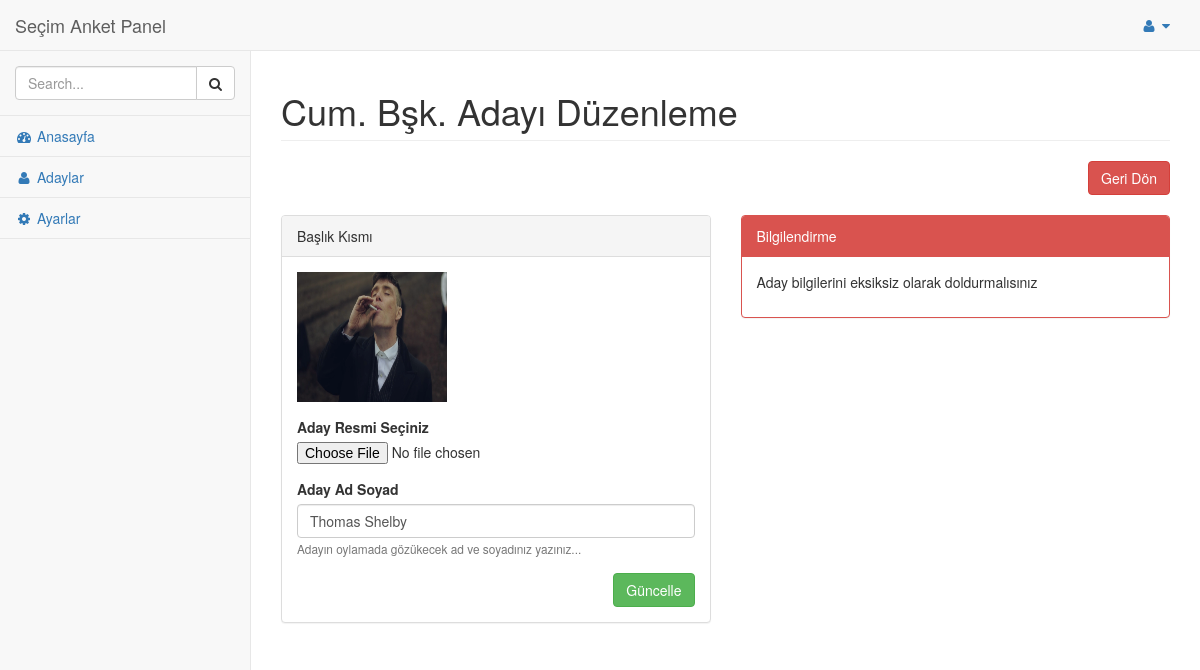
Page /admin/pages/aday-duzenle.php?aday_id=3 (signed in) on the committed database.
### tables this page shows
CREATE TABLE `aday` (
  `aday_id` int(11) NOT NULL,
  `aday_adsoyad` varchar(50) NOT NULL,
  `aday_resimyol` varchar(250) NOT NULL,
  `aday_sira` int(2) DEFAULT '0'
);

### admin/pages/aday-duzenle.php (the view, shortened to what this page needs)
<?php
require_once 'header.php';
$adaysor = $db->prepare("SELECT * FROM aday WHERE aday_id=:id");
$adaysor->execute(array(
    'id' => htmlspecialchars($_GET['aday_id'])
));
$adaycek = $adaysor->fetch(PDO::FETCH_ASSOC);
?>
<div id="page-wrapper">
    <div class="row">
        <div class="col-lg-12">
            <h1 class="page-header">Cum. Bşk. Adayı Düzenleme </h1>
            <div align="right">
                <a href="adaylar.php"><button class="btn btn-danger">Geri Dön</button></a><br><br>
            </div>
        </div>
    </div>
    <div class="row">
        <div class="col-md-6">
            <div class="panel panel-default">
                <div class="panel-heading">
                    Başlık Kısmı
                </div>
                <div class="panel-body" enctype="multipart/form-data">
                    <div class="form-group">
                        <div>
                            <img id="adayresim" src="../../<?php echo $adaycek['aday_resimyol'] ?>" width="150" height="130"></img>
                        </div>
                    </div>
                    <form id="uploadform">
                        <div class="form-group">
                            <label>Aday Resmi Seçiniz</label>
                            <input id="file" type="file" name="file" class="form-control-file">
                        </div>
                        <div class="form-group">
                            <label>Aday Ad Soyad</label>
                            <input type="text" class="form-control" name="aday_adsoyad"  value="<?php echo $adaycek['aday_adsoyad'] ?>">
                                <small id="textHelp" class="form-text text-muted">Adayın oylamada gözükecek ad ve soyadınız yazınız...</small>
                        </div>
                                <div align="right">
                                    <button class="btn btn-success">Güncelle</button>
                                </div>
                                </form>
                                </div>
                                </div>
                                </div>
                                <div class="col-md-6">
                                    <div class="panel panel-red">
                                        <div class="panel-heading">
                                            Bilgilendirme
                                        </div>
                                        <div class="panel-body">
                                            <p>Aday bilgilerini eksiksiz olarak doldurmalısınız</p>
                                        </div>
                                    </div>
                                </div>
                                </div>
                                </div>
                                <?php require_once 'footer.php'; ?>

### rows in the picture
aday: aday_resimyol (picture), aday_adsoyad "Thomas Shelby"
